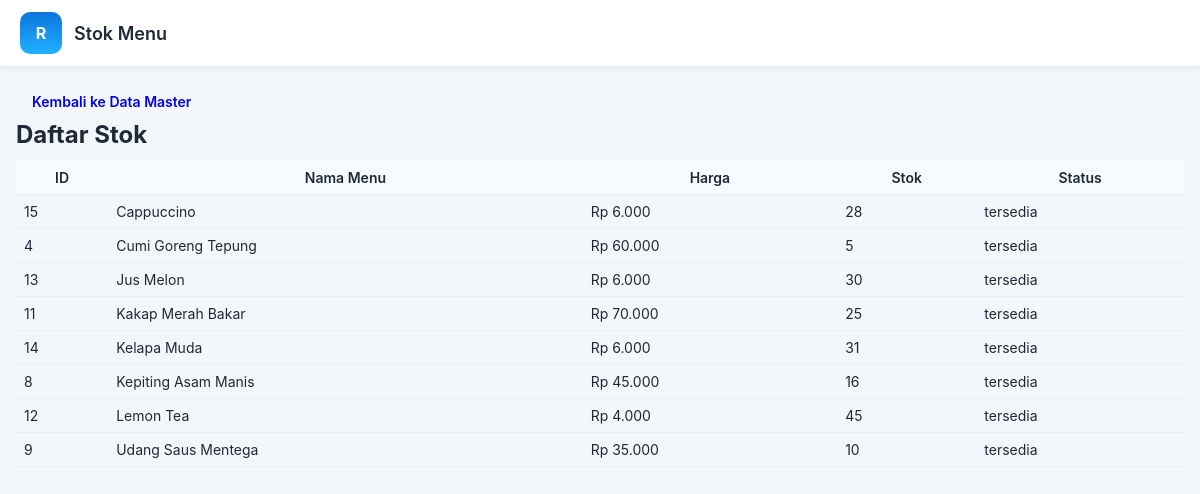
The page /admin/stock.php (signed in) on the database its author committed.
### tables this page shows
CREATE TABLE `menu` (
  `id_menu` int NOT NULL,
  `id_kategori` int DEFAULT NULL,
  `nama_menu` varchar(150) DEFAULT NULL,
  `deskripsi` text,
  `harga` decimal(10,2) DEFAULT NULL,
  `stok` int DEFAULT '0',
  `foto` varchar(255) DEFAULT NULL,
  `status` enum('tersedia','habis') DEFAULT 'tersedia'
);

### admin/stock.php (the view, shortened to what this page needs)
<?php
require 'koneksi.php';
$res = $mysqli->query('SELECT id_menu, nama_menu, stok, harga, status FROM menu ORDER BY nama_menu');
$rows = [];
if ($res) {
    while ($r = $res->fetch_assoc()) $rows[] = $r;
}
?>
<!doctype html>
<html>
<head>
<link rel="stylesheet" href="css/admin.css">
</head>
<body>
<header class="topbar"><div class="brand"><div class="logo">R</div><h1>Stok Menu</h1></div></header>
<main style="padding:16px">
  <a class="btn" href="data_master.php">Kembali ke Data Master</a>
  <h2>Daftar Stok</h2>
  <table>
    <thead><tr><th>ID</th><th>Nama Menu</th><th>Harga</th><th>Stok</th><th>Status</th></tr></thead>
    <tbody>
    <?php foreach($rows as $r): ?>
      <tr>
        <td><?= htmlspecialchars($r['id_menu']) ?></td>
        <td><?= htmlspecialchars($r['nama_menu']) ?></td>
        <td>Rp <?= number_format($r['harga'],0,',','.') ?></td>
        <td><?= htmlspecialchars($r['stok']) ?></td>
        <td><?= htmlspecialchars($r['status']) ?></td>
      </tr>
    <?php endforeach; ?>
    </tbody>
  </table>
</main>
</body>
</html>

### admin/css/admin.css (style rules this page uses)
:root { --primary: #0b74de; --secondary: #20b1ff; --text: #1f2a37; --muted: #6c7a89; --card: #ffffff; --bg: #f3f6fb; --border: #e2e8f0; }
* { margin: 0; padding: 0; box-sizing: border-box; }
html, body { font-family: Inter, system-ui, -apple-system, "Segoe UI", Roboto, Arial; background: var(--bg); color: var(--text); height: 100%; }
.topbar { background: var(--card); padding: 12px 20px; display: flex; align-items: center; justify-content: space-between; border-bottom: 1px solid var(--border); box-shadow: 0 2px 8px rgba(0,0,0,0.05); position: sticky; top: 0; z-index: 20; }
.topbar .brand { display: flex; align-items: center; gap: 12px; }
.topbar .logo { width: 42px; height: 42px; border-radius: 10px; background: linear-gradient(180deg, var(--primary), var(--secondary)); color: #fff; font-weight: 700; display: flex; align-items: center; justify-content: center; }
.topbar h1 { font-size: 18px; font-weight: 600; }
.btn { display: inline-block; padding: 10px 16px; border-radius: 8px; font-weight: 600; cursor: pointer; border: none; text-decoration: none; transition: 0.2s; font-size: 14px; }
table { width: 100%; border-collapse: collapse; margin-top: 12px; font-size: 14px; }
th { background: #f7faff; padding: 10px; font-weight: 600; border-bottom: 1px solid var(--border); }
td { padding: 10px; vertical-align: top; border-bottom: 1px solid #eef2f6; }

### admin/stock.php (style rules this page uses)
table { width:100%;border-collapse:collapse }
th,td { padding:8px;border-bottom:1px solid #eee }

### rows shown on the page
menu: id_menu "15", nama_menu "Cappuccino", harga "6.000", stok "28", status "tersedia"
menu: id_menu "4", nama_menu "Cumi Goreng Tepung", harga "60.000", stok "5", status "tersedia"
menu: id_menu "13", nama_menu "Jus Melon", harga "6.000", stok "30", status "tersedia"
menu: id_menu "11", nama_menu "Kakap Merah Bakar", harga "70.000", stok "25", status "tersedia"
menu: id_menu "14", nama_menu "Kelapa Muda", harga "6.000", stok "31", status "tersedia"
menu: id_menu "8", nama_menu "Kepiting Asam Manis", harga "45.000", stok "16", status "tersedia"
menu: id_menu "12", nama_menu "Lemon Tea", harga "4.000", stok "45", status "tersedia"
menu: id_menu "9", nama_menu "Udang Saus Mentega", harga "35.000", stok "10", status "tersedia"
